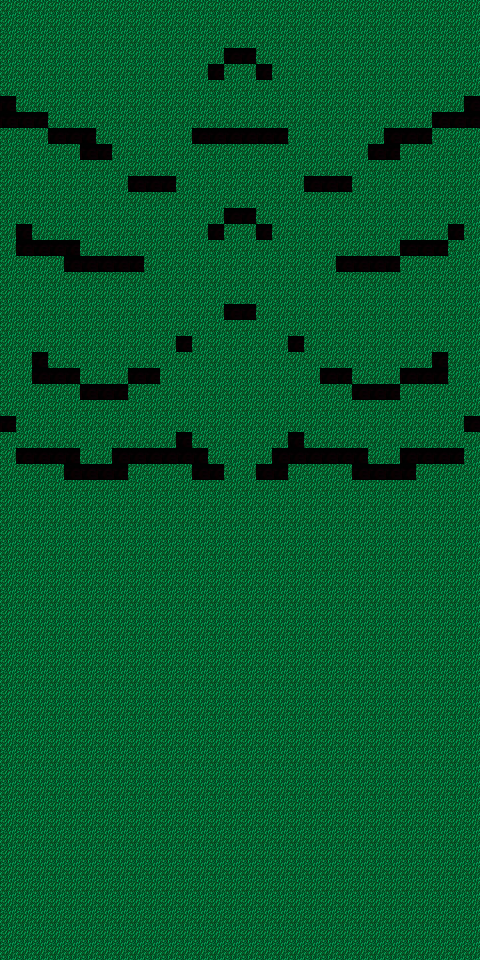

The image is a tile-based game level rendered from a .tmx file. Its description and source (layers, tilesets, objects; grid data summarised) follow:
An orthogonal 30x60 tile map with 16x16 px tiles, 2 tile layers (Bkg, Gfx) and 51 objects.

<map version="1.0" orientation="orthogonal" renderorder="right-down" width="30" height="60" tilewidth="16" tileheight="16" nextobjectid="119">
 <tileset firstgid="1" name="ts_test" tilewidth="16" tileheight="16" spacing="2" margin="1" tilecount="323" columns="19">
  <image source="ts_test.jpg" trans="ff00ff" width="353" height="305" />
 </tileset>
 <layer name="Bkg" width="30" height="60">
  <data>[1800 cells, 1800 non-empty, 1 distinct tile ids]</data>
 </layer>
 <layer name="Gfx" width="30" height="60">
  <data>[1800 cells, 114 non-empty, 1 distinct tile ids]</data>
 </layer>
 <objectgroup name="blocks">
  <object id="57" x="208" y="64" width="16" height="16" />
  <object id="58" x="224" y="48" width="32" height="16" />
  <object id="59" x="256" y="64" width="16" height="16" />
  <object id="60" x="192" y="128" width="96" height="16" />
  <object id="62" x="224" y="208" width="32" height="16" />
  <object id="63" x="208" y="224" width="16" height="16" />
  <object id="64" x="256" y="224" width="16" height="16" />
  <object id="65" x="128" y="176" width="48" height="16" />
  <object id="66" x="304" y="176" width="48" height="16" />
  <object id="68" x="336" y="256" width="64" height="16" />
  <object id="69" x="400" y="240" width="48" height="16" />
  <object id="70" x="448" y="224" width="16" height="16" />
  <object id="71" x="16" y="224" width="16" height="16" />
  <object id="72" x="16" y="240" width="64" height="16" />
  <object id="73" x="64" y="256" width="80" height="16" />
  <object id="74" x="368" y="144" width="16" height="16" />
  <object id="75" x="384" y="144" width="16" height="16" />
  <object id="76" x="384" y="128" width="16" height="16" />
  <object id="77" x="400" y="128" width="32" height="16" />
  <object id="78" x="432" y="112" width="48" height="16" />
  <object id="79" x="464" y="96" width="16" height="16" />
  <object id="80" x="0" y="96" width="16" height="16" />
  <object id="81" x="0" y="112" width="48" height="16" />
  <object id="82" x="48" y="128" width="48" height="16" />
  <object id="83" x="80" y="144" width="32" height="16" />
  <object id="85" x="400" y="448" width="64" height="16" />
  <object id="86" x="352" y="464" width="64" height="16" />
  <object id="87" x="272" y="448" width="96" height="16" />
  <object id="88" x="256" y="464" width="32" height="16" />
  <object id="89" x="288" y="432" width="16" height="16" />
  <object id="90" x="464" y="416" width="16" height="16" />
  <object id="91" x="0" y="416" width="16" height="16" />
  <object id="92" x="16" y="448" width="64" height="16" />
  <object id="93" x="64" y="464" width="64" height="16" />
  <object id="94" x="112" y="448" width="96" height="16" />
  <object id="95" x="176" y="432" width="16" height="16" />
  <object id="96" x="192" y="464" width="32" height="16" />
  <object id="97" x="128" y="368" width="32" height="16" />
  <object id="98" x="80" y="384" width="48" height="16" />
  <object id="99" x="32" y="352" width="16" height="16" />
  <object id="100" x="32" y="368" width="48" height="16" />
  <object id="106" x="176" y="336" width="16" height="16" />
  <object id="107" x="224" y="304" width="32" height="16" />
  <object id="108" x="288" y="336" width="16" height="16" />
  <object id="109" x="320" y="368" width="32" height="16" />
  <object id="110" x="352" y="384" width="48" height="16" />
  <object id="111" x="400" y="368" width="48" height="16" />
  <object id="112" x="432" y="352" width="16" height="16" />
  <object id="116" x="0" y="800" width="480" height="16" />
  <object id="117" x="480" y="544" height="272" />
  <object id="118" x="0" y="560" height="256" />
 </objectgroup>
</map>